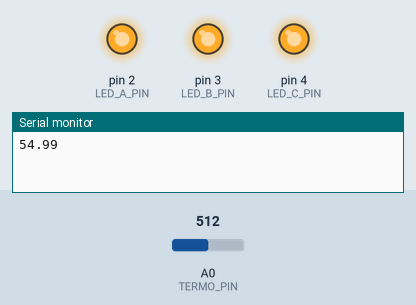
A sketch run on a simulated Arduino Uno, built with avr-gcc and run on an emulated ATmega328P. Parts: output pins drawn as LEDs (lit = HIGH), the last lines printed to the serial monitor. The test bench sets the inputs (shaded band); at power-on: A0 (TERMO_PIN) = 512.

Above: at 1.2 s.
1.3 s: A0 (TERMO_PIN) set to 290
2.8 s: A0 (TERMO_PIN) set to 262
At 3.4 s:
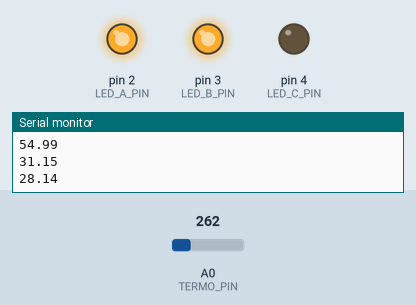
4.3 s: A0 (TERMO_PIN) set to 224
At 4.6 s:
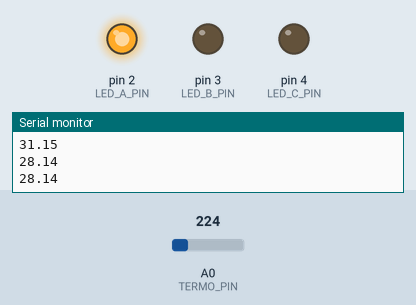
5.8 s: A0 (TERMO_PIN) set to 204
7.3 s: A0 (TERMO_PIN) set to 179
At 8.1 s:
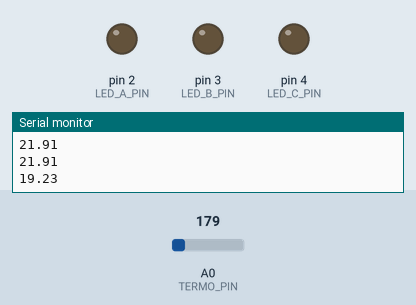
8.8 s: A0 (TERMO_PIN) set to 260
At 9.2 s:
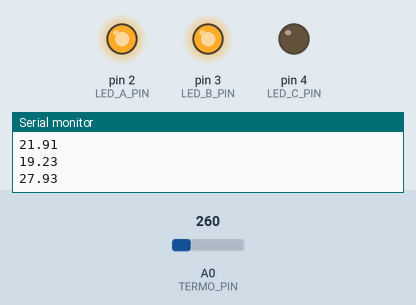
Timing chart, 0 to 11.3 s (numbered marks = the images above; inputs shaded):
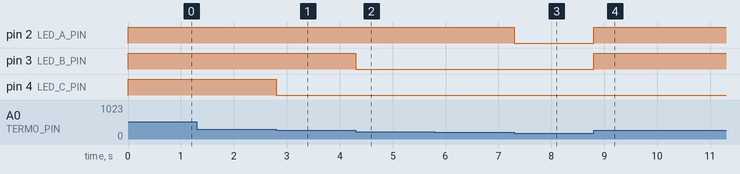

The sketch:

extra1.ino
```cpp
#define LED_A_PIN 2
#define LED_B_PIN 3
#define LED_C_PIN 4

#define LED_A_TEMP 20.0
#define LED_B_TEMP 26.0
#define LED_C_TEMP 30.0

#define TERMO_PIN 0


float tempC;
int reading;


long print_delay;

void setup() {
  // put your setup code here, to run once:
  analogReference(INTERNAL);
  Serial.begin(9600);

  pinMode(LED_A_PIN, OUTPUT);
  pinMode(LED_B_PIN, OUTPUT);
  pinMode(LED_C_PIN, OUTPUT);

  print_delay = millis() + 1000;
}

void loop() {
  // Leitura do termometro
  reading = analogRead(TERMO_PIN);
  tempC = reading / 9.31;

 // LEDS
 if(tempC >= LED_A_TEMP) digitalWrite(LED_A_PIN, HIGH);
 else digitalWrite(LED_A_PIN, LOW);
 if(tempC >= LED_B_TEMP) digitalWrite(LED_B_PIN, HIGH);
 else digitalWrite(LED_B_PIN, LOW);
 if(tempC >= LED_C_TEMP) digitalWrite(LED_C_PIN, HIGH);
 else digitalWrite(LED_C_PIN, LOW);

  // Serial Feedback
  if(millis() > print_delay) {
    Serial.println(tempC);
    print_delay = millis() + 1000;
  }


}
```

tarefa2.c
```cpp
#define LED_PIN 13
#define BUT_UP_PIN 2
#define BUT_DOWN_PIN 3

int led_state = 0;
int led_time = 0;

unsigned long b1_last = 0;
unsigned long b2_last = 0;

int intervalo = 1000;

void setup() {
  // put your setup code here, to run once:
  pinMode(LED_PIN, OUTPUT);
  pinMode(BUT_UP_PIN, INPUT);
  pinMode(BUT_DOWN_PIN, INPUT);
}

void loop() {
  // put your main code here, to run repeatedly:

  int but1 = digitalRead(BUT_UP_PIN);
  int but2 = digitalRead(BUT_DOWN_PIN);

  // Para caso os dois botões sejam apertados ao mesmo tempo
  if (but1 && but2 ) {
      digitalWrite(13,LOW);
      while(1);
  }

  // Botão 1 aumenta a velocidade
  if (but1 && millis() - b1_last > 250){
    b1_last = millis();
    intervalo /= 2;
  }

  // Botão 2 diminui a velocidade
  if (but2 && millis() - b2_last > 250){
    b2_last = millis();
    intervalo *= 2;
  }

  // Pisca o LED de acordo com o intervalo pre determinado
  if( millis() - led_time >= intervalo ) {
    led_time = millis();
    digitalWrite(LED_PIN, led_state);
    led_state = !led_state;
  }

}
```

Measured:
- the behaviour switches between 280 and 279 on A0 (TERMO_PIN) (found by bisection; images 0 and 1)
- the behaviour switches between 243 and 242 on A0 (TERMO_PIN) (found by bisection; images 1 and 2)
- the behaviour switches between 187 and 186 on A0 (TERMO_PIN) (found by bisection; images 2 and 3)
- after the input at 2.8 s, pin 4 (LED_C_PIN): HIGH → LOW at once
- after the input at 4.3 s, pin 3 (LED_B_PIN): HIGH → LOW at once
- after the input at 7.3 s, pin 2 (LED_A_PIN): HIGH → LOW at once
- after the input at 8.8 s, pin 2 (LED_A_PIN), pin 3 (LED_B_PIN): LOW → HIGH at once
